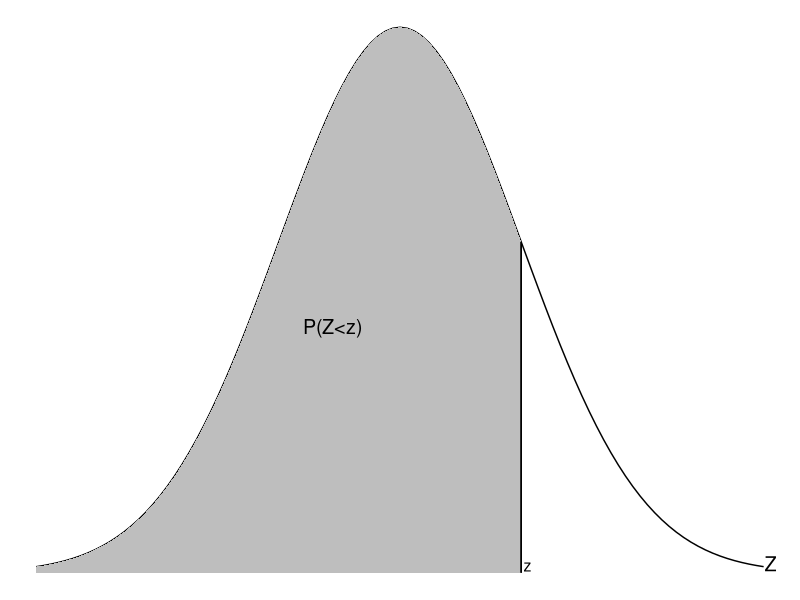
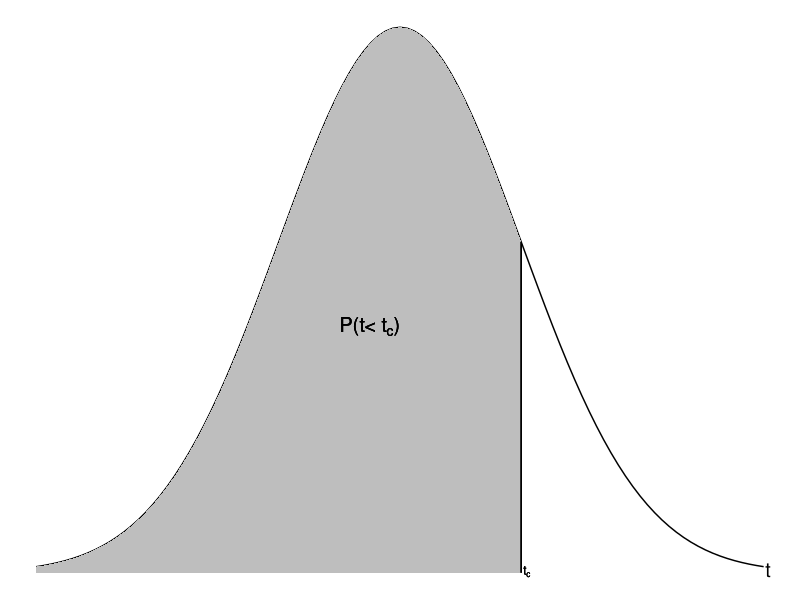
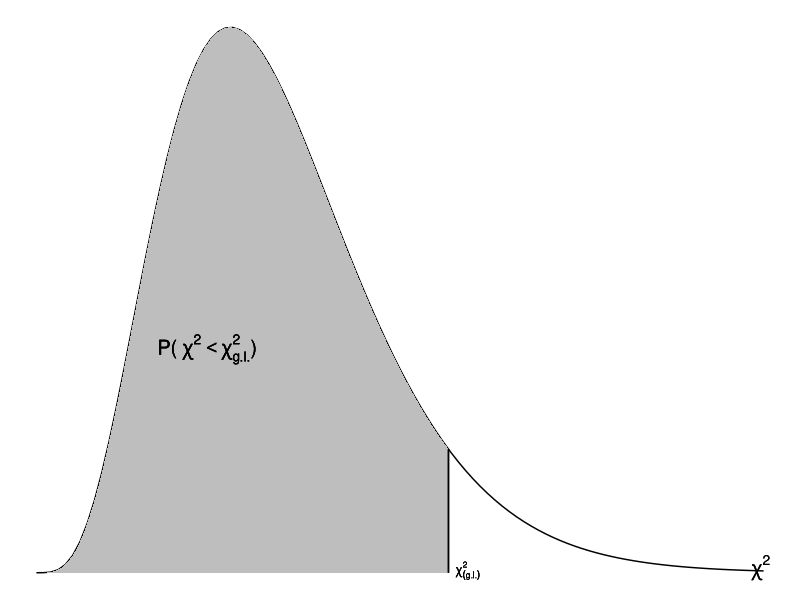

Write R code to recreate these figures, in order.
## ---- chunk 1
knitr::opts_chunk$set(#collapse = TRUE,
                      #echo = TRUE, 
                      size = "footnotesize",
                      comment = NA,
                      warning = FALSE,
                      message = FALSE,
                      #out.width = "1\\linewidth",
                      fig.align = "center",
                      fig.width = 8, 
                      fig.height = 4, 
                      fig.show = "hold",
                      #fig.path = "Figuras1/",
                      fig.pos = "!htb",
                      fig.cap = TRUE,
                      background = "#E6E6FA",
                      #background = "black",
                      dev = c("png",'pdf'),
                      res=300,
                      dpi = 300)
## ---- chunk 2
#library(tidyverse)
#library(tinytex)
library(knitr)
library(kableExtra)
library(xtable)
library(ggplot2)
library(dplyr)
## ---- chunk 3
ggplot(data.frame(x = c(-3, 3)), aes(x)) +
  stat_function(fun = dnorm,
                geom = "line",
                xlim = c(-3, 3)) +
  stat_function(fun = dnorm,
                geom = "area",
                fill = "gray",
                xlim = c(-3, 1)) +
  xlim(-3, 3) +
  geom_segment(aes(x = 1, y = 0, 
                   xend = 1, yend = dnorm(1)),
               size = 0.5) +
   theme_void() +
  annotate("text",label="z",x=1,y=0.0,
           hjust=-0.3,vjust=-0.1,
           size = 4) +
  annotate("text",label="Z",x=3,y=0.0,
           hjust=-0.08,vjust=-0.1,
           size = 5) +
  annotate("text",label="P(Z<z)",x=-0.8,y=0.18,hjust=0,vjust=0.5,
           size = 5)
  #geom_vline(aes(xintercept=1,label = 'tere'))

#geom_vline(data = events, aes(xintercept = as.numeric(time)))  +
 # geom_text(data = events, aes(x = as.numeric(time), y = 0, label = text))

## ---- chunk 4
options(digits = 4)
z1 <- seq(0,3.99,0.01)
qq <- round(pnorm(z1),4)
round(qq[1],4)
## ---- chunk 5
ggplot(data.frame(x = c(-3, 3)), aes(x)) +
  stat_function(fun = dnorm,
                geom = "line",
                xlim = c(-3, 3)) +
  stat_function(fun = dnorm,
                geom = "area",
                fill = "gray",
                xlim = c(-3, 1)) +
  xlim(-3, 3) +
  geom_segment(aes(x = 1, y = 0, 
                   xend = 1, yend = dnorm(1)),
               size = 0.5) +
   theme_void() +
  #annotate("text",label=  bquote(t['(g.l.,' ~1-alpha/2 *')']) 
  annotate("text",label=  bquote(t['c']) 
             ,x=1.0,y=0.0,
           hjust=-0.3,vjust=0.4,
           size = 3) +
  annotate("text",label="t",x=3,y=0.0,
           hjust=-0.3,vjust=0.3,
           size = 5) +
  annotate("text",label=bquote('P(t<'~ t['c'] *')'),x=-0.5,y=0.18,hjust=0,vjust=0.5,
           size = 5)
## ---- chunk 6
af1 <- c(0.900,0.950,0.975,0.995)
gl1 <- c(1:30,40,60,120,20000)
tt1 <- data.frame(gl=rep(gl1,each=length(af1)),
                 af=rep(af1,length(gl1))
                 )
tt <- round(qt(tt1$af,tt1$gl),3)
## ---- chunk 7
xd <- 17
ggplot(data.frame(x = c(0, 30)), aes(x)) +
  stat_function(fun = dchisq, args = c(df=10),
                geom = "line",
                xlim = c(0, 30)) +
  stat_function(fun = dchisq, args = c(df=10),
                geom = "area",
                fill = "gray",
                xlim = c(0, xd)) +
  geom_segment(aes(x = xd, y = 0, 
                   xend = xd, yend = dchisq(xd,10)),
               size = 0.5) +
   theme_void() +
  annotate("text",label=  bquote(chi[(g.l.)]^2)  
             ,x=xd,y=0.0,
           hjust=-0.3,vjust=0.4,
           size = 3) +
  annotate("text",label=bquote(~chi^2),x=29,y=0.0,
           hjust=-0.3,vjust=0.3,
           size = 5) +
  annotate("text",label=bquote('P(' ~chi^2 < chi['g.l.']^2 *')'),x=5,y=0.04,hjust=0,vjust=0.5,
           size = 5)
## ---- chunk 8
af2 <- c(0.005, 0.010, 0.025, 0.050, 0.100, 0.250, 0.500, 0.750, 0.900, 0.950, 0.975, 0.990, 0.995)
gl2 <- c(1:30,40,50,60,70,80,90,100)
ch2 <- data.frame(gl=rep(gl2,each=length(af2)),
                 af=rep(af2,length(gl2))
                 )
ch <- round(qchisq(ch2$af,ch2$gl),3)
